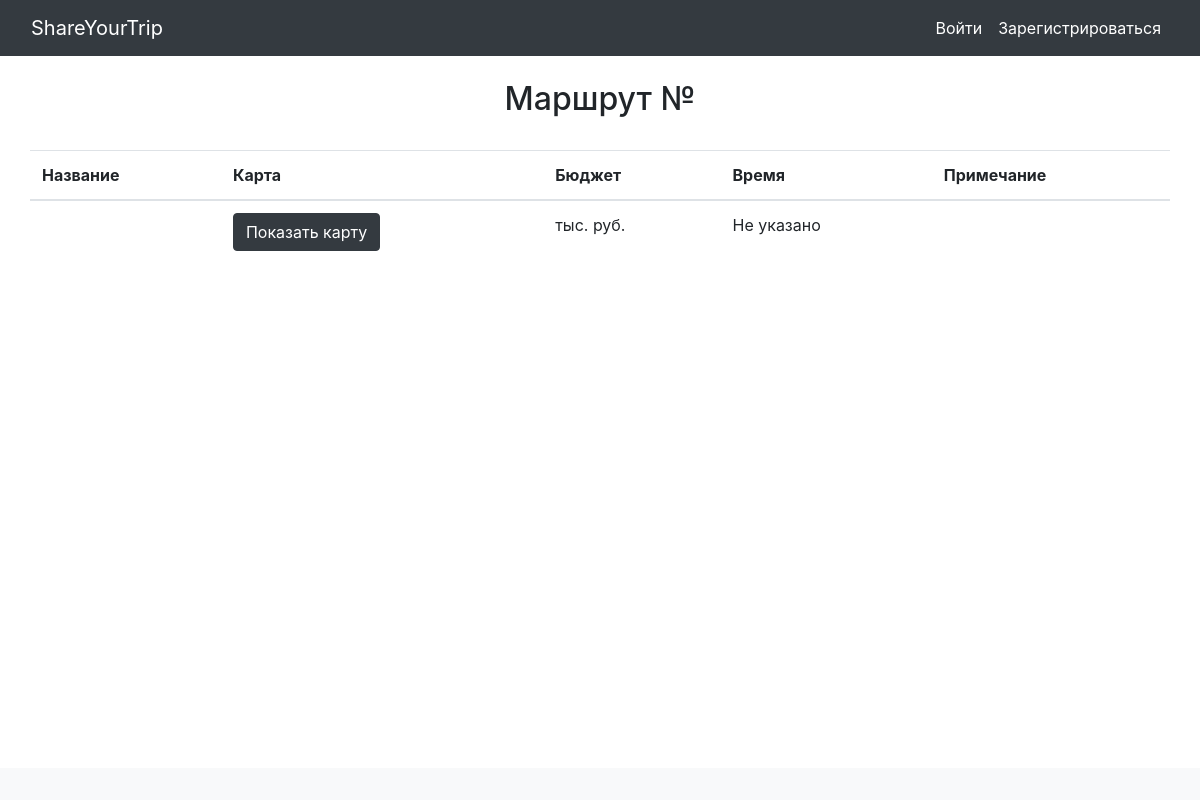
The app's page /route/1, older data.
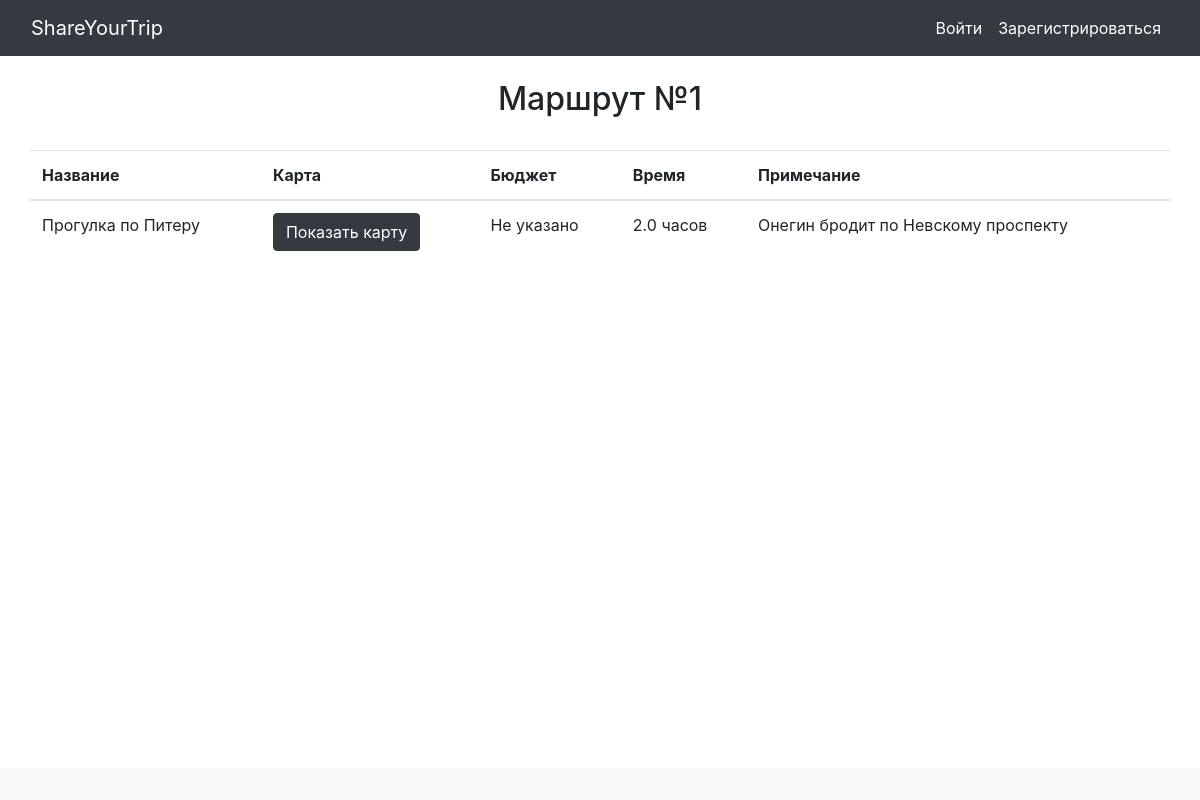
The same page, newer data.
### data/routes.py (models this page shows)
class Route(SqlAlchemyBase):
    __tablename__ = 'routes'
    id = sqlalchemy.Column(sqlalchemy.Integer, primary_key=True,
                                               autoincrement=True)
    name = sqlalchemy.Column(sqlalchemy.String)
    coordinates = sqlalchemy.Column(sqlalchemy.String)
    time_hours = sqlalchemy.Column(sqlalchemy.Float)
    budget = sqlalchemy.Column(sqlalchemy.Float)
    remarks = sqlalchemy.Column(sqlalchemy.String)
    author = sqlalchemy.Column(sqlalchemy.Integer, sqlalchemy.ForeignKey('users.id'))

### main.py (the view)
@login_required
@app.route("/route/<int:id>")
def route(id):
    db_sess = db_session.create_session()
    route = db_sess.query(Route).filter(Route.id == id).first()
    return render_template("route.html", title='Просмотр маршрута', r=route)

### data/db_session.py (called while the page is built)
def create_session() -> Session:
    global __factory
    return __factory()

### templates/route.html
{% extends 'base.html' %}
{% block content %}
<div class="containter mt-4 mb-4">
    <h2 class="text-center">Маршрут №{{ r.id }}</h2><br>
    <table class="container table">
        <thead>
            <tr>
                <th>Название</th>
                <th>Карта</th>
                <th>Бюджет</th>
                <th>Время</th>
                <th>Примечание</th>
            </tr>
        </thead>
        <tbody>
            <tr>
                <td>{{ r.name }}</td>
                <td><a class="btn btn-dark" href="/route/{{ r.id }}/map">Показать карту</a></td>
                {% if r.budget != None %}
                <td>{{ r.budget }} тыс. руб.</td>
                {% else %}
                <td>Не указано</td>
                {% endif %}
                {% if r.time_hours %}
                <td>{{ r.time_hours }} часов</td>
                {% else %}
                <td>Не указано</td>
                {% endif %}
                <td>{{ r.remarks }}</td>
            </tr>
        </tbody>
    </table>
</div>
{% endblock %}

Row changes from the older to the newer data that the page shows:
added Route: id "1", name "Прогулка по Питеру", time_hours "2.0", remarks "Онегин бродит по Невскому проспекту"
Text that changed along with them:
text no longer shown: "тыс. руб."
text now shown: "часов"
